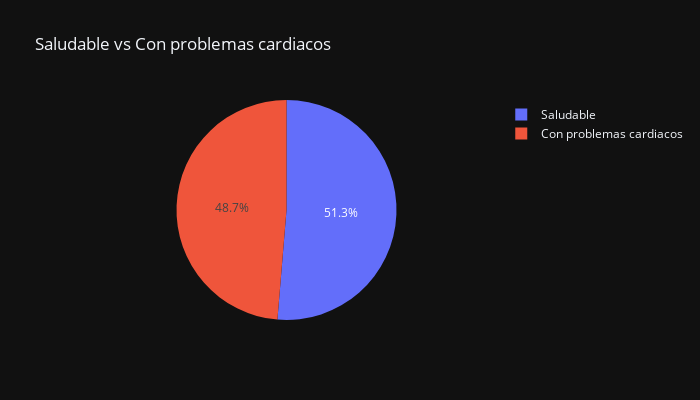

Notebook cell for this chart:
### Markdown cell above
-

### Code cell
import plotly.express as px
labels=["Saludable","Con problemas cardiacos"]

healthy_or_not = diabetes['target'].value_counts().tolist()
values = [healthy_or_not[0], healthy_or_not[1]]

fig = px.pie(values=diabetes['target'].value_counts(), names=labels , width=700, height=400, color_discrete_sequence=["blue","dark blue"]
             ,title="Saludable vs Con problemas cardiacos")
fig.show()

### Figure 1 — Plotly figure (JSON) as saved in the notebook; plotly's stock layout.template omitted (floating-point values rounded to 4 significant figures)
{"data": [{"domain": {"x": [0.0, 1.0], "y": [0.0, 1.0]}, "hovertemplate": "label=%{label}<br>value=%{value}<extra></extra>", "labels": ["Saludable", "Con problemas cardiacos"], "legendgroup": "", "name": "", "showlegend": true, "values": [526, 499], "type": "pie"}], "layout": {"legend": {"tracegroupgap": 0}, "title": {"text": "Saludable vs Con problemas cardiacos"}, "piecolorway": ["blue", "dark blue"], "height": 400, "width": 700}}
